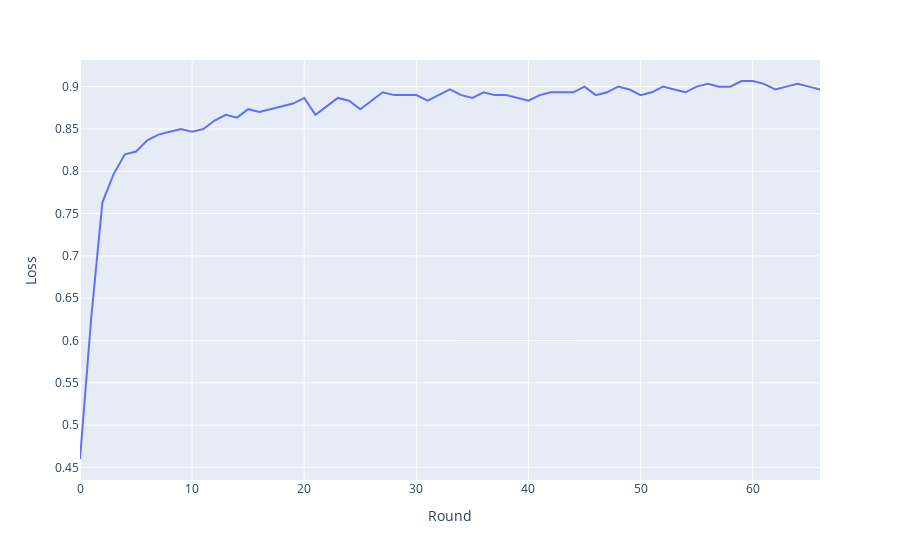

The code cell stored with this chart in its notebook:
### Code cell
plot(Random_label_15.accuracyHist)

### Figure 1 — Plotly figure (JSON) as saved in the notebook; plotly's stock layout.template omitted (floating-point values rounded to 4 significant figures)
{"data": [{"hovertemplate": "Round=%{x}<br>Loss=%{y}<extra></extra>", "legendgroup": "", "line": {"color": "#636efa", "dash": "solid"}, "marker": {"symbol": "circle"}, "mode": "lines", "name": "", "orientation": "v", "showlegend": false, "type": "scatter", "x": [0, 1, 2, 3, 4, 5, 6, 7, 8, 9, 10, 11, 12, 13, 14, 15, 16, 17, 18, 19, 20, 21, 22, 23, 24, 25, 26, 27, 28, 29, 30, 31, 32, 33, 34, 35, 36, 37, 38, 39, 40, 41, 42, 43, 44, 45, 46, 47, 48, 49, 50, 51, 52, 53, 54, 55, 56, 57, 58, 59, 60, 61, 62, 63, 64, 65, 66], "xaxis": "x", "y": [0.46, 0.6267, 0.7633, 0.7967, 0.82, 0.8233, 0.8367, 0.8433, 0.8467, 0.85, 0.8467, 0.85, 0.86, 0.8667, 0.8633, 0.8733, 0.87, 0.8733, 0.8767, 0.88, 0.8867, 0.8667, 0.8767, 0.8867, 0.8833, 0.8733, 0.8833, 0.8933, 0.89, 0.89, 0.89, 0.8833, 0.89, 0.8967, 0.89, 0.8867, 0.8933, 0.89, 0.89, 0.8867, 0.8833, 0.89, 0.8933, 0.8933, 0.8933, 0.9, 0.89, 0.8933, 0.9, 0.8967, 0.89, 0.8933, 0.9, 0.8967, 0.8933, 0.9, 0.9033, 0.9, 0.9, 0.9067, 0.9067, 0.9033, 0.8967, 0.9, 0.9033, 0.9, 0.8967], "yaxis": "y"}], "layout": {"legend": {"tracegroupgap": 0}, "margin": {"t": 60}, "xaxis": {"anchor": "y", "domain": [0, 1], "title": {"text": "Round"}}, "yaxis": {"anchor": "x", "domain": [0, 1], "title": {"text": "Loss"}}}}
